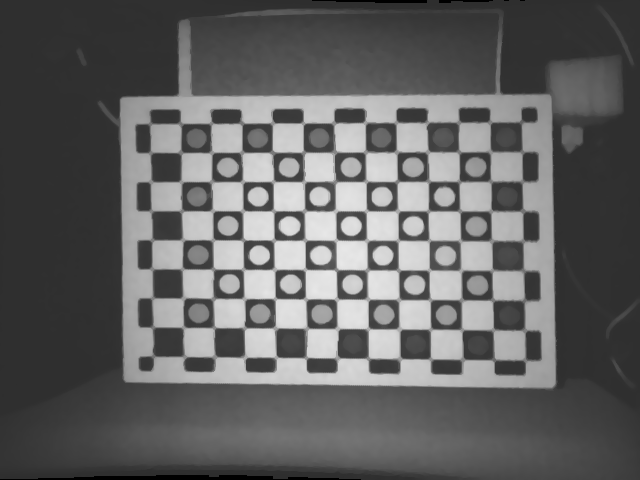
%> input picture scripts/calibScripts/GammaCalib/CBTesterFarIvcam.tif, 640 x 480 px
$ octave --eval "result = DetectBlackCBPointsAndSortedValues(imread('CBTesterFarIvcam.tif'));"   (GNU Octave 9; MATLAB toolbox functions it lacks are replaced by stand-ins)
%> lines starting %> are read from the running program, lines starting %| are printed output that depends on the picture; in (x1, y1, x2, y2) boxes, pixels count from 0 and x2, y2 are one past the last pixel; in counts of white or black regions, pixels touching at a corner belong together; the program's own positions count from 1
### common/math/normByMax.m
%normalizeByMax
%by Andrey
%
%Linear transforms a positive vector V  to  the range of [0,1] by scaling
%[min,max] -> [0,1]

function res=normByMax(v,p)
if(~exist('p','var') || (exist('p','var') && all(p==[0 100])))
    minmaxv=[min(v(:)) max(v(:))];
%> minmaxv = [0 232]
else
minmaxv=prctile_(v(:),p);
end
% minv = min(v(:));
% maxv = max(v(:));
minv=minmaxv(1);
%> minv = 0
maxv=minmaxv(2);
%> maxv = 232
if(minv  == maxv)
    res = v;
else
    res= min(1,max(0,(v-minv)/(maxv-minv)));
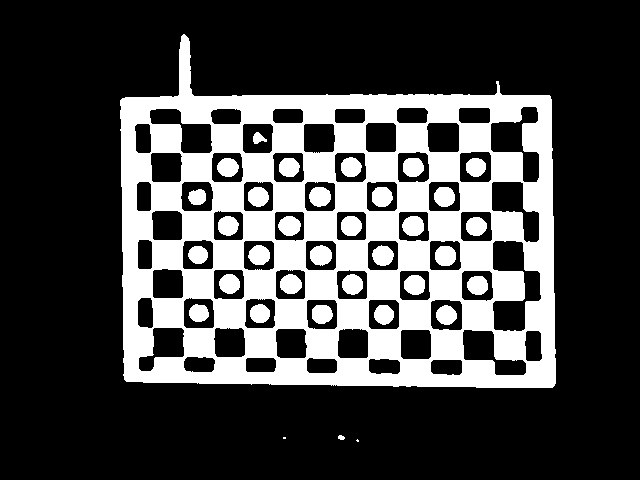
%> res: size 480x640 uint8; values 0 (black) and 1 (white), 27.9% white; 35 white regions (2 under 20 px), largest, box (x1, y1, x2, y2) and area: (120, 34, 556, 388) 75786, (310, 245, 332, 266) 356, (402, 216, 424, 236) 355
end
end

### scripts/calibScripts/GammaCalib/DetectBlackCBPointsAndSortedValues.m
function [cpBlack,ccBlack,varargout] = DetectBlackCBPointsAndSortedValues(I,p)
if(~exist('p','var'))
%find CB points
warning('off','vision:calibrate:boardShouldBeAsymmetric') % Supress checkerboard warning
%> (the run ends here)

$ run again, on scripts/calibScripts/GammaCalib/CBClose.jpg
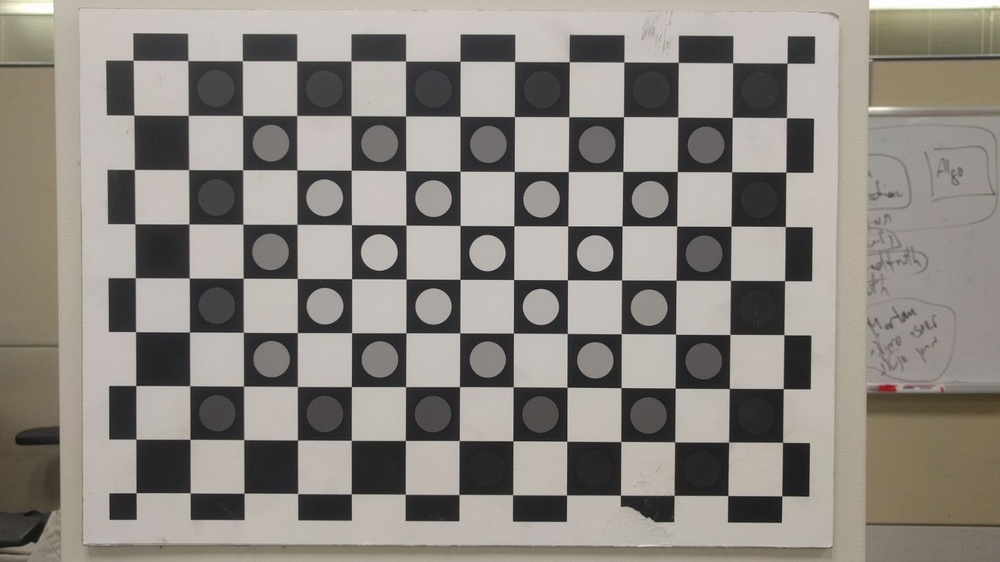
%> input picture scripts/calibScripts/GammaCalib/CBClose.jpg, 1000 x 562 px, shrunk from 1599 x 899 before the run
%> minmaxv = [6 255]
%> minv = 6
%> maxv = 255
%> in normByMax, `res= min(1,max(0,(v-minv)/(maxv-minv)));`:
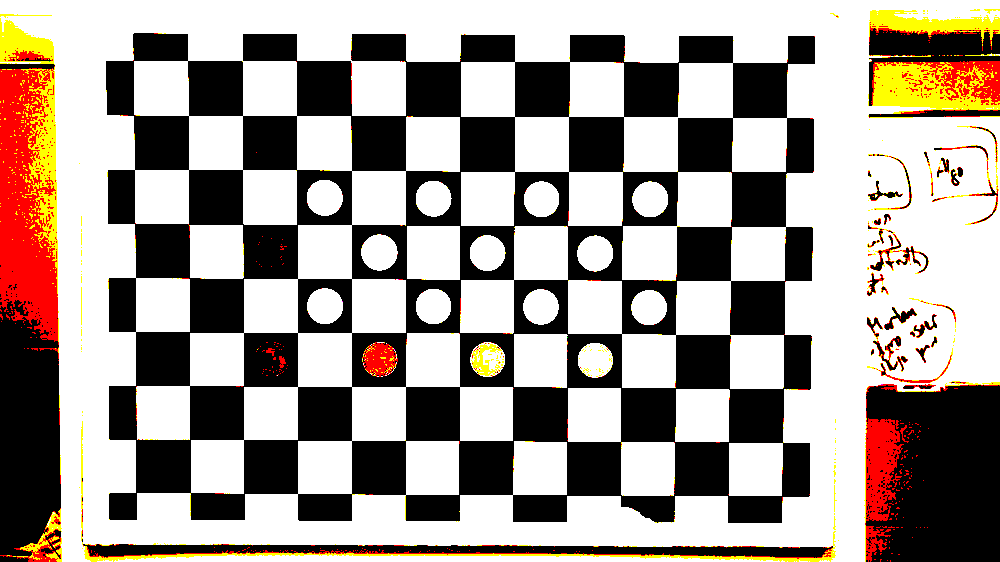
%> res: size 562x1000x3 uint8; mean R, G, B 0.639, 0.601, 0.572; drawn with 1 as white
